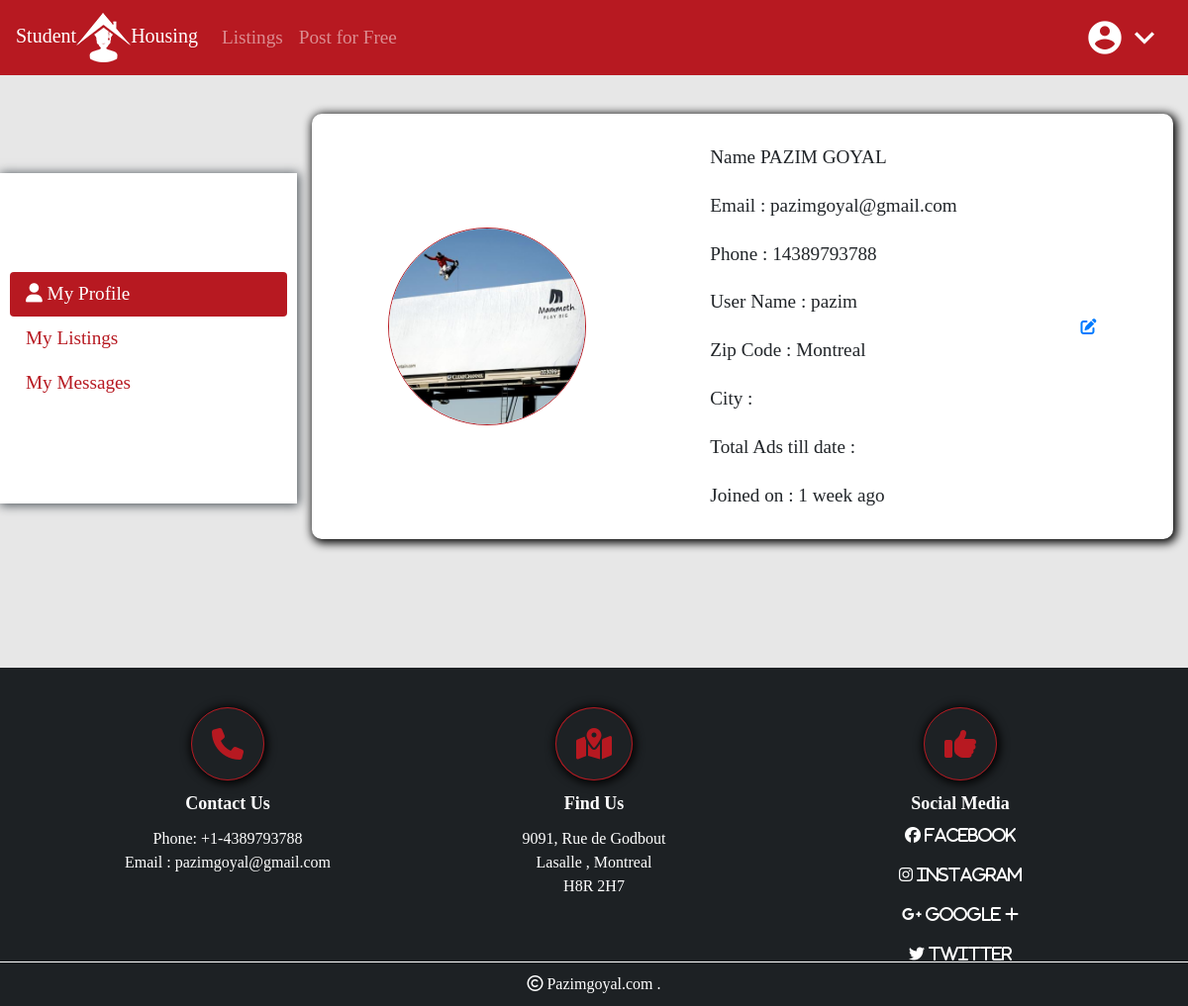
/user/dashboard/ (signed in), run on the app's committed database.
### users/models.py (models this page shows)
class UserModel(models.Model):
    user = models.OneToOneField(User, on_delete=models.CASCADE)
    phone = models.IntegerField(blank=True)
    city = models.CharField(max_length=10,blank=True)
    zipcode = models.CharField(max_length=10,blank=True)
    photo = models.ImageField(upload_to='user/%Y/%m/%d',blank=True)

### users/views.py (the view)
# urls.py: path('dashboard/', views.dashboard, name='dashboard'),
def dashboard(request):
    if request.user.is_authenticated:
        myobject = HouseListings.objects.order_by('-created_date').filter(user=request.user)
        myobject2 = get_object_or_404(UserModel,user=request.user)
        return render(request, 'dashboard.html', {'items': myobject, 'userinfo': myobject2})
    else:
        messages.info(request, "You need to Login First")
        return redirect('login')

### templates/dashboard.html (shortened to what this page needs)
{% extends 'base.html' %}
{% block content %}
{% load humanize%}
<div class="dashboard2">
    <div class="row">
        <div class="col-3 left-dash">
            <div class="nav flex-column nav-pills" id="v-pills-tab" role="tablist" aria-orientation="vertical">
                <a class="nav-link active" id="v-pills-home-tab" data-toggle="pill" href="#v-pills-home" role="tab"
                   aria-controls="v-pills-home" aria-selected="true"><i class="fas fa-user"> </i> My Profile</a>
                <a class="nav-link" id="v-pills-profile-tab" data-toggle="pill" href="#v-pills-profile" role="tab"
                   aria-controls="v-pills-profile" aria-selected="false">My Listings</a>
                <a class="nav-link" id="v-pills-messages-tab" data-toggle="pill" href="#v-pills-messages" role="tab"
                   aria-controls="v-pills-messages" aria-selected="false">My Messages</a>
            </div>
        </div>
        <div class="col-9 right-dash">
            <div class="tab-content" id="v-pills-tabContent">
                <div class="tab-pane fade show active left_pannel" id="v-pills-home" role="tabpanel"
                     aria-labelledby="v-pills-home-tab">
                    <div class="infoUser container requestDetails">
                        <img src="{{userinfo.photo.url}}" class="userPic">
                        <div class="userInfo">
                            <div>Name {{user.first_name}} {{user.last_name}}</div>
                            <div>Email : {{user.email}}</div>
                            <div>Phone : {{userinfo.phone}}</div>
                            <div>User Name : {{user.username}}</div>
                            <div>Zip Code : {{userinfo.city}}</div>
                            <div>City : {{userinfo.zipCode}}</div>
                            <div>Total Ads till date :</div>
                            <div>Joined on : {{user.date_joined|naturaltime|naturalday}}</div>
                        </div>
                        <div><a href="#"><i class="fas fa-edit"></i> </a></div>
                    </div>
                </div>
            </div>
        </div>
    </div>
</div>
{%endblock%}

### StudentHomes/static/css/style1.css (style rules this page uses)
* { max-width: 100%; margin: 0px; padding: 0px; -webkit-appearance: none; }
body { background: #e7e7e7; font-family: 'Vollkorn', serif; padding-top: 75px; }
.row { margin-left: 0px; margin-right: 0px; }
.requestDetails { margin-top: 40px; padding: 20px; border-radius: 10px; background-color: #fff; box-shadow: 2px 2px 10px 2px #000; }
.left_pannel .infoUser { display: flex; justify-content: space-around; align-items: center; }
.left_pannel .userPic { width: 200px; height: 200px; object-fit: cover; overflow: hidden; border: 1px solid #b71921; border-radius: 50%; }
.infoUser .userInfo div { padding: 10px; font-size: larger; }
.dashboard2 { min-height: 70vh; }
.dashboard2 .left-dash { padding: 100px 10px; margin-top: 100px; box-shadow: 1px 1px 10px 1px #4e555b; background: #fff; height: 100%; }
.left-dash .nav-pills .nav-link { color: #b71921; font-size: 1.2em; }
.left-dash .nav-pills .nav-link.active { background-color: #b71921; color: #fff; }

### data on the page
UserModel: photo (picture), phone "14389793788", city "Montreal"

### other printed values
{{ user.first_name }} "PAZIM"
{{ user.last_name }} "GOYAL"
{{ user.email }} "pazimgoyal@gmail.com"
{{ user.username }} "pazim"
{{ user.date_joined|naturaltime|naturalday }} "1 week ago"
